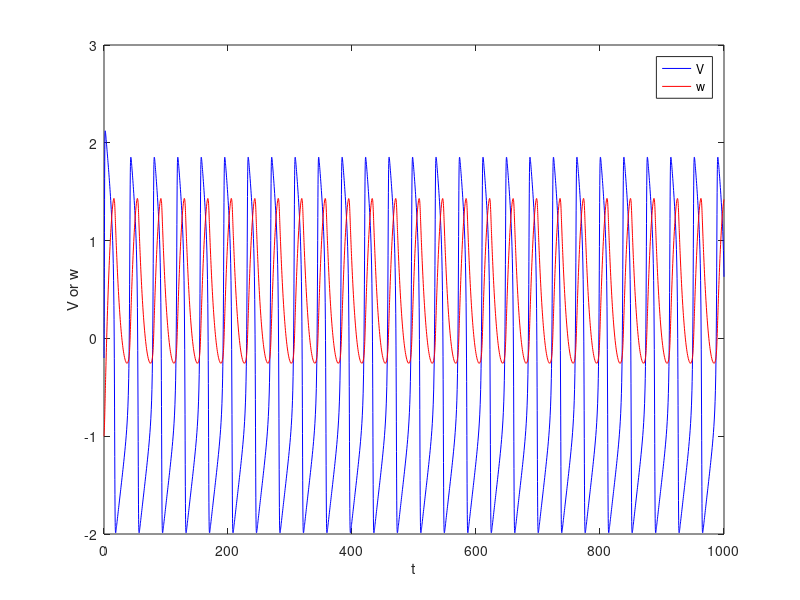
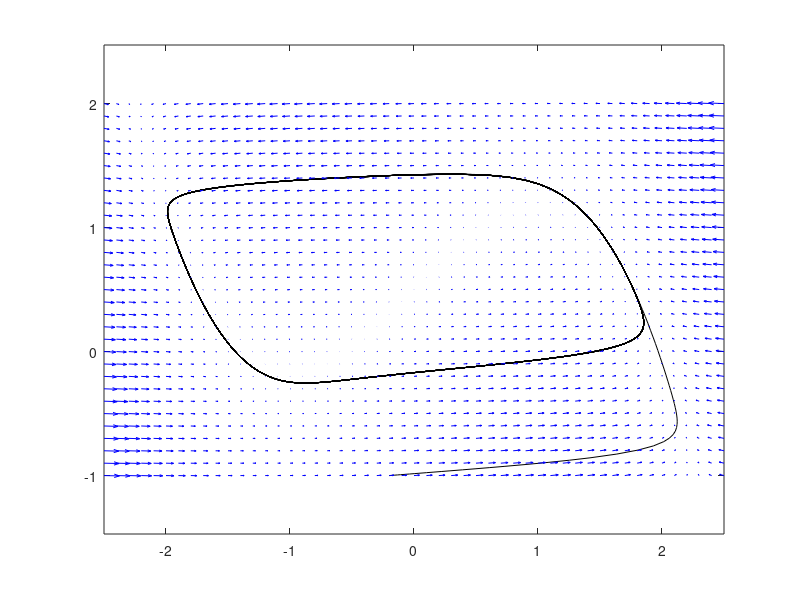

MATLAB code to generate these figures, in order: (Note: this script raises an error after producing the figures.)
clear;clc;close all;

%% constant
I = 0.5; % I=0的时候，不能形成周期图像。
a = 0.7;
b = 0.7;
t_0 = 12;

%% use ode45 to solve ODEs
% 2-variable-1-order linear ODEs, y(1) y(2)分别代表V w
FitzHugh_Nagumo_model_1 = @(t,y)...
    [-y(1).^3/3+y(1)-y(2)+I;...
    1./t_0.*(+y(1)-b.*y(2)+a);];
range_of_t = [0,1000];
y_0 = [-0.2 -1]; % you can change y_0 to have a little fun
[t,y] = ode45(FitzHugh_Nagumo_model_1,range_of_t,y_0);

%% V-t and w-t
figure(1)
plot(t,y(:,1),'blue');
hold on;
plot(t,y(:,2),'red');
xlabel('t');
ylabel('V or w');
legend('V','w');

%% phase space
% draw V-w
figure(2)
plot(y(:,1),y(:,2),'black'); % below ranges all come from the size of the limit cycle
hold on;
axis equal;

% draw vector field
V_range = 2.5; % V_range comes from the size of limit cycle
step = 0.1; % empirical
[x_1,y_1] = meshgrid(-V_range:step:V_range,-1:step:2); % x_1代表V，y_1代表w
V_derivative = -1/3*x_1.^3 + x_1 - y_1 + I;
w_derivative = 1/t_0 * (x_1 + a - b*y_1);
quiver(x_1,y_1,V_derivative,w_derivative,'blue');

% draw nullclines by ploting implicit function
V_derivative_syms = @(V,w) -1/3*V^3 + V - w + I;
w_derivative_syms = @(V,w) 1/t_0 * ( V + a - b * w);
fimplicit(V_derivative_syms,[-2.2 2.2],'green');
fimplicit(w_derivative_syms,[-1.5 2.0],'red');
xlabel('V');
ylabel('w');

% legend
legend('w-V，即二元一阶线性ODE组的解在相空间中的图像,在此情况下为limit cycle',...
    'vector filed，向量横坐标为dV/dt，向量纵坐标为dw/dt',...
    'V-nullcline，即dV/dt=0，即向量横坐标为0',...
    'w-nullcline，即dw/dt=0，即向量纵坐标为0');